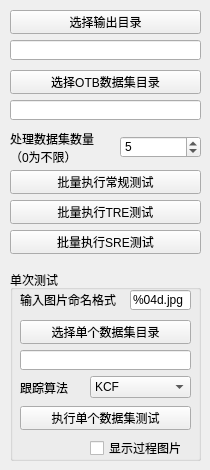
     <widget class="QWidget" name="tab_3">
      <attribute name="title">
       <string>OTB测试</string>
      </attribute>
      <widget class="QPushButton" name="openOtbOutDir">
       <property name="geometry">
        <rect>
         <x>10</x>
         <y>10</y>
         <width>191</width>
         <height>24</height>
        </rect>
       </property>
       <property name="text">
        <string>选择输出目录</string>
       </property>
      </widget>
      <widget class="QLabel" name="label_12">
       <property name="geometry">
        <rect>
         <x>10</x>
         <y>132</y>
         <width>91</width>
         <height>31</height>
        </rect>
       </property>
       <property name="text">
        <string>处理数据集数量（0为不限）</string>
       </property>
       <property name="wordWrap">
        <bool>true</bool>
       </property>
      </widget>
      <widget class="QPushButton" name="batRunOTBTRE">
       <property name="geometry">
        <rect>
         <x>10</x>
         <y>200</y>
         <width>191</width>
         <height>24</height>
        </rect>
       </property>
       <property name="text">
        <string>批量执行TRE测试</string>
       </property>
      </widget>
      <widget class="QSpinBox" name="numInput">
       <property name="geometry">
        <rect>
         <x>120</x>
         <y>136</y>
         <width>81</width>
         <height>22</height>
        </rect>
       </property>
       <property name="maximum">
        <number>10</number>
       </property>
       <property name="value">
        <number>5</number>
       </property>
      </widget>
      <widget class="QPushButton" name="openOtbDatasetDir">
       <property name="geometry">
        <rect>
         <x>10</x>
         <y>70</y>
         <width>191</width>
         <height>24</height>
        </rect>
       </property>
       <property name="text">
        <string>选择OTB数据集目录</string>
       </property>
      </widget>
      <widget class="QLineEdit" name="otbOutDir">
       <property name="enabled">
        <bool>true</bool>
       </property>
       <property name="geometry">
        <rect>
         <x>10</x>
         <y>40</y>
         <width>191</width>
         <height>20</height>
        </rect>
       </property>
       <property name="text">
        <string/>
       </property>
       <property name="readOnly">
        <bool>true</bool>
       </property>
      </widget>
      <widget class="QLineEdit" name="otbDatasetDir">
       <property name="enabled">
        <bool>true</bool>
       </property>
       <property name="geometry">
        <rect>
         <x>10</x>
         <y>100</y>
         <width>191</width>
         <height>20</height>
        </rect>
       </property>
       <property name="text">
        <string/>
       </property>
       <property name="readOnly">
        <bool>true</bool>
       </property>
      </widget>
      <widget class="QPushButton" name="batRunOTBSRE">
       <property name="geometry">
        <rect>
         <x>10</x>
         <y>230</y>
         <width>191</width>
         <height>24</height>
        </rect>
       </property>
       <property name="text">
        <string>批量执行SRE测试</string>
       </property>
      </widget>
      <widget class="QPushButton" name="batRunOTB">
       <property name="geometry">
        <rect>
         <x>10</x>
         <y>170</y>
         <width>191</width>
         <height>24</height>
        </rect>
       </property>
       <property name="text">
        <string>批量执行常规测试</string>
       </property>
      </widget>
      <widget class="QGroupBox" name="groupBox">
       <property name="geometry">
        <rect>
         <x>10</x>
         <y>270</y>
         <width>191</width>
         <height>191</height>
        </rect>
       </property>
       <property name="title">
        <string>单次测试</string>
       </property>
       <widget class="QLineEdit" name="format">
        <property name="geometry">
         <rect>
          <x>120</x>
          <y>20</y>
          <width>61</width>
          <height>20</height>
         </rect>
        </property>
        <property name="text">
         <string>%04d.jpg</string>
        </property>
       </widget>
       <widget class="QPushButton" name="runOTB">
        <property name="geometry">
         <rect>
          <x>10</x>
          <y>136</y>
          <width>171</width>
          <height>24</height>
         </rect>
        </property>
        <property name="text">
         <string>执行单个数据集测试</string>
        </property>
       </widget>
       <widget class="QLabel" name="label_13">
        <property name="geometry">
         <rect>
          <x>10</x>
          <y>22</y>
          <width>101</width>
          <height>16</height>
         </rect>
        </property>
        <property name="text">
         <string>输入图片命名格式</string>
        </property>
       </widget>
       <widget class="QComboBox" name="otbAlgoSelect">
        <property name="geometry">
         <rect>
          <x>80</x>
          <y>106</y>
          <width>101</width>
          <height>22</height>
         </rect>
        </property>
        <item>
         <property name="text">
          <string>KCF</string>
         </property>
        </item>
        <item>
         <property name="text">
          <string>TLD</string>
         </property>
        </item>
        <item>
         <property name="text">
          <string>GOTURN</string>
         </property>
        </item>
        <item>
         <property name="text">
          <string>STRUCK</string>
         </property>
        </item>
       </widget>
       <widget class="QCheckBox" name="showImg">
        <property name="geometry">
         <rect>
          <x>80</x>
          <y>170</y>
          <width>101</width>
          <height>16</height>
         </rect>
        </property>
        <property name="text">
         <string>显示过程图片</string>
        </property>
       </widget>
       <widget class="QLabel" name="label_11">
        <property name="geometry">
         <rect>
          <x>10</x>
          <y>112</y>
          <width>54</width>
          <height>12</height>
         </rect>
        </property>
        <property name="text">
         <string>跟踪算法</string>
        </property>
       </widget>
       <widget class="QPushButton" name="openOtbDataset">
        <property name="geometry">
         <rect>
          <x>10</x>
          <y>50</y>
          <width>171</width>
          <height>24</height>
         </rect>
        </property>
        <property name="text">
         <string>选择单个数据集目录</string>
        </property>
       </widget>
       <widget class="QLineEdit" name="otbDatasetName">
        <property name="enabled">
         <bool>true</bool>
        </property>
        <property name="geometry">
         <rect>
          <x>10</x>
          <y>80</y>
          <width>171</width>
          <height>20</height>
         </rect>
        </property>
        <property name="text">
         <string/>
        </property>
        <property name="readOnly">
         <bool>true</bool>
        </property>
       </widget>
      </widget>
     </widget>
